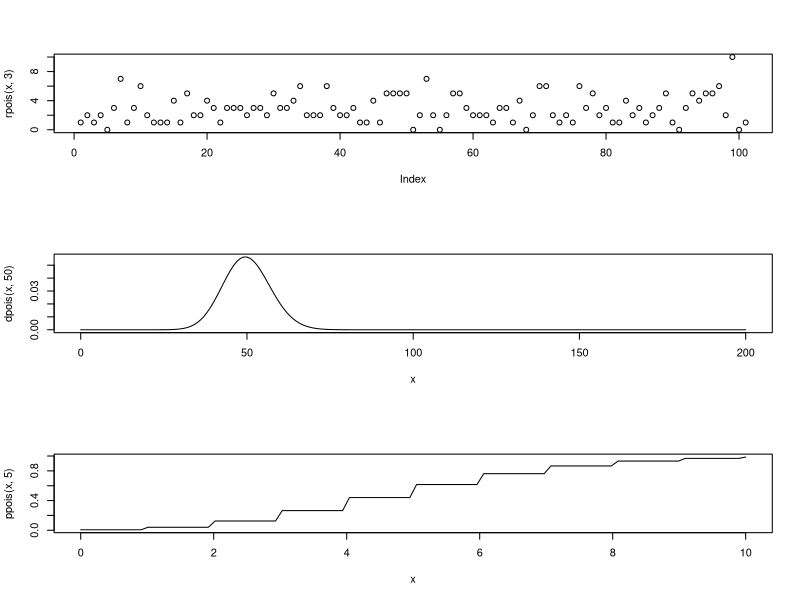
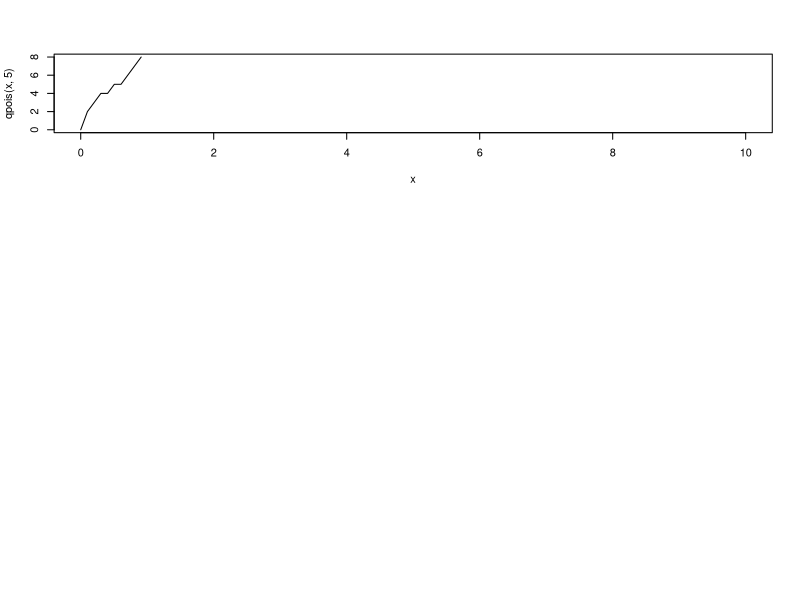

These figures' R source, in order:
# poisson is a discrete distribution. 
# x represent how many times a low possible event happened.
# y represent the possibility of some many times happened.

# graph to show number of things happened
# so in poisson, the parameter we give is the mean.
par(mfrow=c(3,1))
x = 0:100
plot(rpois(x, 3))

# to show density of poisson distribution
# 50 is the mean of things happened.
# x is actually happened.
x = 0:200
plot(x, dpois(x, 50), type="l")

# to show each point 's probability function.
x = seq(0, 10, length.out = 100)
plot(x, ppois(x, 5), type="l")

# to show quantile point 
x = seq(0, 10, length.out = 100)
plot(x, qpois(x, 5), type="l")
